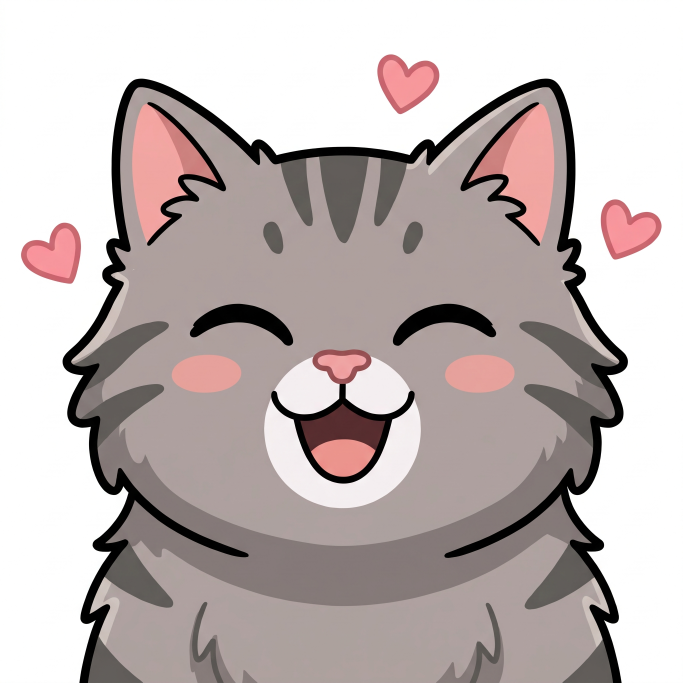
#> input picture art/characters/abu_face_happy.png, 2048 x 2048 px (shown at 1/3 size); its folder holds only this picture in this run
$ python cutout-characters.py
#> lines starting #> are read from the running program, lines starting #| are printed output that depends on the picture; after the words box and inside, x2 and y2 are one past the last pixel; in counts of white or black regions, pixels touching at a corner belong together
"""Remove the white background from character art and export web-ready WebP.

Usage: python3 scripts/cutout-characters.py [name-filter]
Reads  art/characters/*.png   (original, white background)
Writes public/characters/<name>.webp (transparent, max 720px)
Needs Pillow (pip install pillow).
"""
import sys
from collections import deque
from pathlib import Path
from PIL import Image, ImageFilter

ROOT = Path(__file__).resolve().parent.parent
SRC = ROOT / 'art' / 'characters'
OUT = ROOT / 'public' / 'characters'
MAX = 720


def is_bg(p):
    r, g, b = p[:3]
    return min(r, g, b) > 228 and max(r, g, b) - min(r, g, b) < 20


def cutout(path: Path):
    im = Image.open(path).convert('RGB')
#> im is the input picture: PIL image 2048x2048 RGB; mean R, G, B 192, 181.5, 180.5
    # work at a smaller size for speed; flood fill from every border pixel
    scale = min(1, 1400 / max(im.size))
#> scale = 0.684
    if scale < 1:
        im = im.resize((round(im.width * scale), round(im.height * scale)), Image.LANCZOS)
#> im: PIL image 1400x1400 RGB
    W, H = im.size
#> W = 1400; H = 1400
    px = im.load()
    mask = bytearray(W * H)  # 1 = background
    q = deque()
    for x in range(W):
        q.append((x, 0)); q.append((x, H - 1))
    for y in range(H):
        q.append((0, y)); q.append((W - 1, y))
    while q:
        x, y = q.popleft()
        i = y * W + x
        if mask[i] or not is_bg(px[x, y]):
            continue
        mask[i] = 1
        if x > 0: q.append((x - 1, y))
        if x < W - 1: q.append((x + 1, y))
        if y > 0: q.append((x, y - 1))
        if y < H - 1: q.append((x, y + 1))
    alpha = Image.frombytes('L', (W, H), bytes(0 if m else 255 for m in mask))
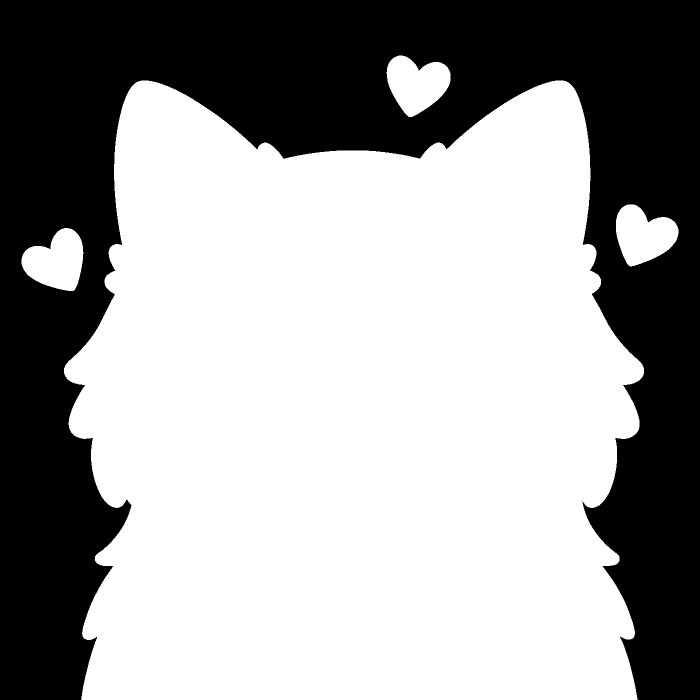
#> alpha: PIL image 1400x1400 L (shown at 1/2 size); 61.9% white; 1 black region, box (x1, y1, x2, y2) and area: (0, 0, 1400, 1400) 746715
    alpha = alpha.filter(ImageFilter.GaussianBlur(0.7))
    rgba = im.convert('RGBA')
    rgba.putalpha(alpha)
    bbox = alpha.point(lambda v: 255 if v > 10 else 0).getbbox()
#> bbox = (42, 110, 1358, 1400)
    pad = 6
    bbox = (max(bbox[0] - pad, 0), max(bbox[1] - pad, 0), min(bbox[2] + pad, W), min(bbox[3] + pad, H))
#> bbox = (36, 104, 1364, 1400)
    out = rgba.crop(bbox)
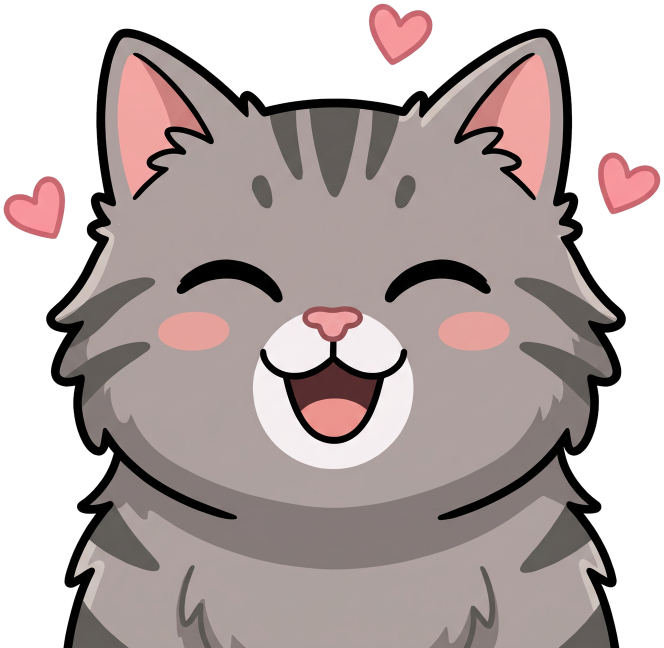
#> out: PIL image 1328x1296 RGBA (shown at 1/2 size); mean R, G, B, A 183.3, 171.3, 170.2, 179.8; transparent parts drawn white
    if max(out.size) > MAX:
        s = MAX / max(out.size)
#> s = 0.542
        out = out.resize((round(out.width * s), round(out.height * s)), Image.LANCZOS)
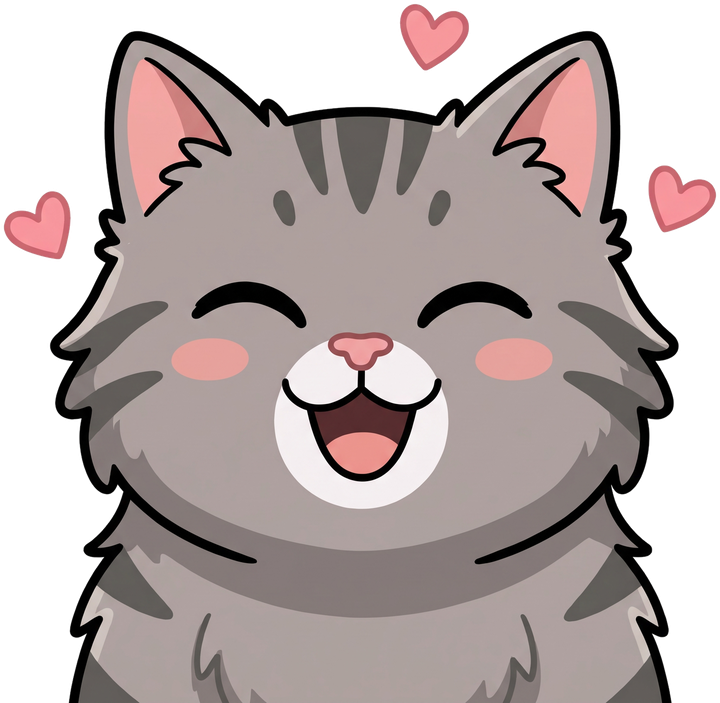
#> out: PIL image 720x703 RGBA; mean R, G, B, A 110.2, 98.1, 97, 179.8; transparent parts drawn white
    return out


def main():
    flt = sys.argv[1] if len(sys.argv) > 1 else ''
    OUT.mkdir(parents=True, exist_ok=True)
    for f in sorted(SRC.glob('*.png')):
        if flt not in f.stem:
            continue
        img = cutout(f)
        dest = OUT / f'{f.stem}.webp'
        img.save(dest, 'WEBP', quality=86, method=6)
        print(f'{f.name:32s} -> {dest.relative_to(ROOT)} {img.size} {dest.stat().st_size // 1024} KB')
#| abu_face_happy.png               -> public/characters/abu_face_happy.webp (720, 703) 47 KB


if __name__ == '__main__':
    main()

$ run again, on art/characters/abu_face_sedih_sakit.png
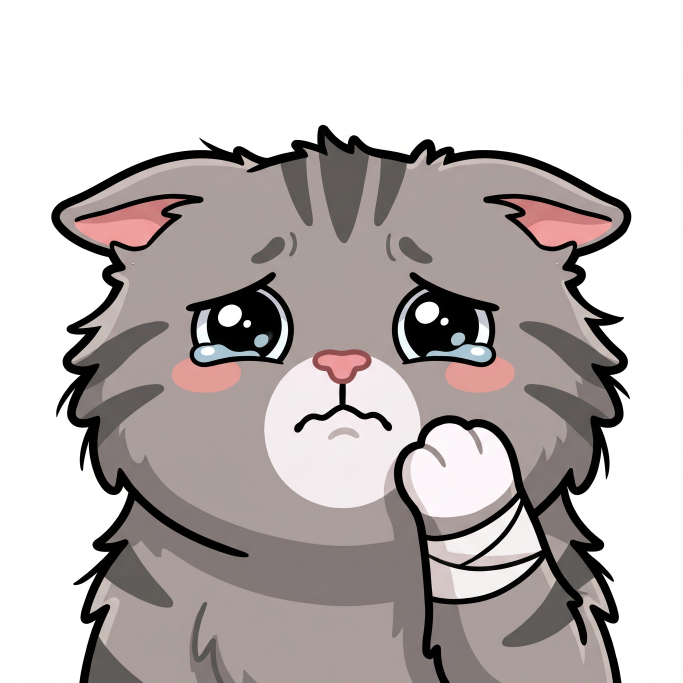
#> input picture art/characters/abu_face_sedih_sakit.png, 2048 x 2048 px (shown at 1/3 size)
#> in cutout, im is the input picture: PIL image 2048x2048 RGB; mean R, G, B 190.6, 184, 183
#> im: PIL image 1400x1400 RGB
#> in cutout, `alpha = Image.frombytes('L', (W, H), bytes(0 if m else 255 for m in ma..`:
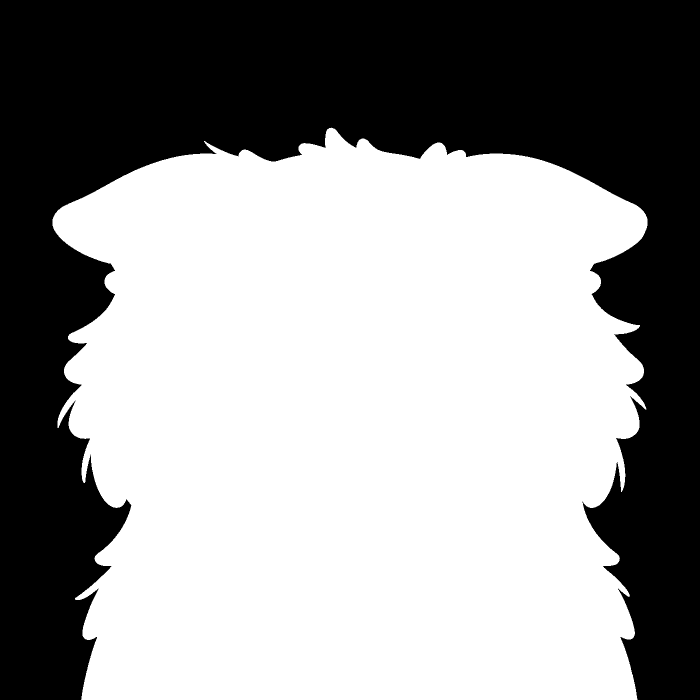
#> alpha: PIL image 1400x1400 L (shown at 1/2 size); 59% white; 1 black region, box (x1, y1, x2, y2) and area: (0, 0, 1400, 1400) 802812
#> in cutout, `bbox = alpha.point(lambda v: 255 if v > 10 else 0).getbbox()`: bbox = (104, 254, 1296, 1400)
#> in cutout, `bbox = (max(bbox[0] - pad, 0), max(bbox[1] - pad, 0), min(bbox[2] + pa..`: bbox = (98, 248, 1302, 1400)
#> in cutout, `out = out.resize((round(out.width * s), round(out.height * s)), Image...`:
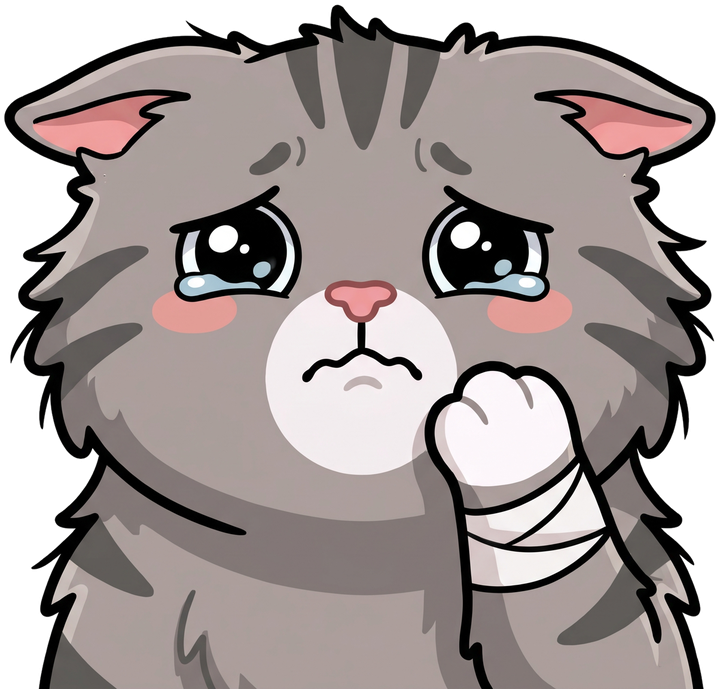
#> out: PIL image 720x689 RGBA; mean R, G, B, A 124, 114.6, 113.2, 212.7; transparent parts drawn white
#| abu_face_sedih_sakit.png         -> public/characters/abu_face_sedih_sakit.webp (720, 689) 54 KB
